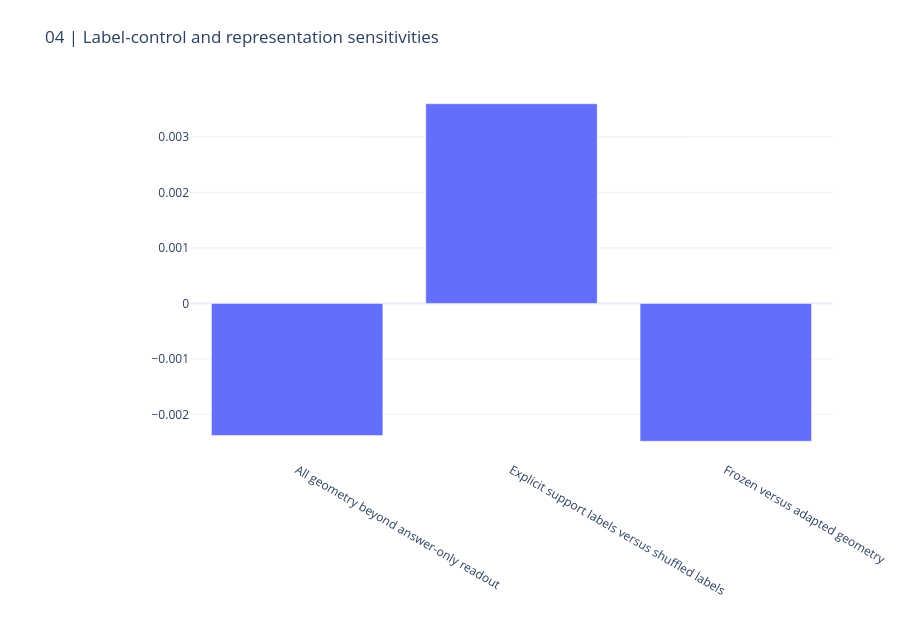
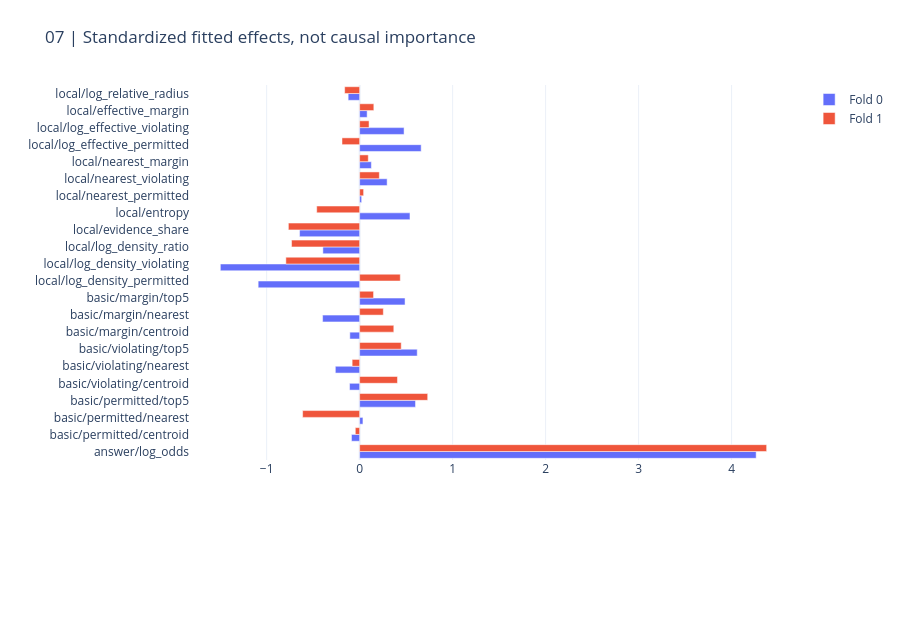

Notebook source saved alongside these figures, in order:
### Markdown cell above
## 5. Label and representation controls

Reference labels are shuffled only within each eligible reference pool. The primary uses frozen vectors; adapted vectors are a sensitivity arm. Adapted training scores/vectors are not out-of-fold encoder predictions. Cross-fitting support statistics does not remove this limitation.

### Code cell
CHARTS[3].show(renderer="plotly_mimetype")
CHARTS[6].show(renderer="plotly_mimetype")

### Figure 1 — Plotly figure (JSON) as saved in the notebook; plotly's stock layout.template omitted (floating-point values rounded to 4 significant figures)
{"data": [{"type": "bar", "x": ["All geometry beyond answer-only readout", "Explicit support labels versus shuffled labels", "Frozen versus adapted geometry"], "y": [-0.00238, 0.003597, -0.002483]}], "layout": {"height": 620, "margin": {"b": 160, "l": 190, "r": 35, "t": 85}, "title": {"text": "04 | Label-control and representation sensitivities"}, "xaxis": {"automargin": true}, "yaxis": {"automargin": true}}}

### Figure 2 — Plotly figure (JSON) as saved in the notebook; plotly's stock layout.template omitted (floating-point values rounded to 4 significant figures)
{"data": [{"name": "Fold 0", "orientation": "h", "type": "bar", "x": [4.264, -0.08769, 0.03545, 0.6009, -0.1084, -0.2613, 0.6193, -0.1055, -0.3983, 0.4884, -1.091, -1.498, -0.3954, -0.646, 0.5414, 0.02154, 0.2956, 0.1262, 0.6617, 0.4778, 0.08068, -0.1235], "y": ["answer/log_odds", "basic/permitted/centroid", "basic/permitted/nearest", "basic/permitted/top5", "basic/violating/centroid", "basic/violating/nearest", "basic/violating/top5", "basic/margin/centroid", "basic/margin/nearest", "basic/margin/top5", "local/log_density_permitted", "local/log_density_violating", "local/log_density_ratio", "local/evidence_share", "local/entropy", "local/nearest_permitted", "local/nearest_violating", "local/nearest_margin", "local/log_effective_permitted", "local/log_effective_violating", "local/effective_margin", "local/log_relative_radius"]}, {"name": "Fold 1", "orientation": "h", "type": "bar", "x": [4.377, -0.04651, -0.6132, 0.7319, 0.4068, -0.08052, 0.4471, 0.3673, 0.2548, 0.1496, 0.4372, -0.7934, -0.7323, -0.7663, -0.4617, 0.04273, 0.2117, 0.09298, -0.1898, 0.1012, 0.1527, -0.1612], "y": ["answer/log_odds", "basic/permitted/centroid", "basic/permitted/nearest", "basic/permitted/top5", "basic/violating/centroid", "basic/violating/nearest", "basic/violating/top5", "basic/margin/centroid", "basic/margin/nearest", "basic/margin/top5", "local/log_density_permitted", "local/log_density_violating", "local/log_density_ratio", "local/evidence_share", "local/entropy", "local/nearest_permitted", "local/nearest_violating", "local/nearest_margin", "local/log_effective_permitted", "local/log_effective_violating", "local/effective_margin", "local/log_relative_radius"]}], "layout": {"height": 620, "margin": {"b": 160, "l": 190, "r": 35, "t": 85}, "title": {"text": "07 | Standardized fitted effects, not causal importance"}, "xaxis": {"automargin": true}, "yaxis": {"automargin": true}}}
